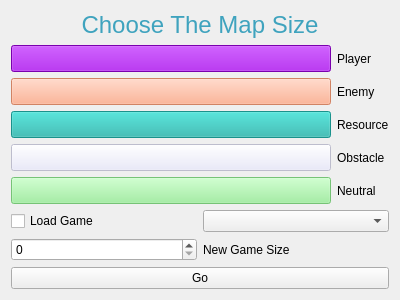
<?xml version="1.0" encoding="UTF-8"?>
<ui version="4.0">
 <class>Size</class>
 <widget class="QDialog" name="Size">
  <property name="geometry">
   <rect>
    <x>0</x>
    <y>0</y>
    <width>400</width>
    <height>300</height>
   </rect>
  </property>
  <property name="windowTitle">
   <string>Dialog</string>
  </property>
  <layout class="QVBoxLayout" name="verticalLayout_5">
   <item>
    <widget class="QLabel" name="label">
     <property name="text">
      <string>&lt;html&gt;&lt;head/&gt;&lt;body&gt;&lt;p align=&quot;center&quot;&gt;&lt;span style=&quot; font-size:18pt; color:#3fa3be;&quot;&gt;Choose The Map Size&lt;/span&gt;&lt;/p&gt;&lt;/body&gt;&lt;/html&gt;</string>
     </property>
    </widget>
   </item>
   <item>
    <layout class="QVBoxLayout" name="verticalLayout_4">
     <item>
      <layout class="QVBoxLayout" name="verticalLayout_3">
       <item>
        <layout class="QHBoxLayout" name="horizontalLayout">
         <item>
          <layout class="QVBoxLayout" name="verticalLayout">
           <item>
            <widget class="QPushButton" name="pushButton_6">
             <property name="enabled">
              <bool>false</bool>
             </property>
             <property name="sizePolicy">
              <sizepolicy hsizetype="Expanding" vsizetype="Expanding">
               <horstretch>0</horstretch>
               <verstretch>0</verstretch>
              </sizepolicy>
             </property>
             <property name="styleSheet">
              <string notr="true">background-color: DarkViolet ;</string>
             </property>
             <property name="text">
              <string/>
             </property>
            </widget>
           </item>
           <item>
            <widget class="QPushButton" name="pushButton_3">
             <property name="enabled">
              <bool>false</bool>
             </property>
             <property name="sizePolicy">
              <sizepolicy hsizetype="Expanding" vsizetype="Expanding">
               <horstretch>0</horstretch>
               <verstretch>0</verstretch>
              </sizepolicy>
             </property>
             <property name="styleSheet">
              <string notr="true">background-color: LightSalmon;</string>
             </property>
             <property name="text">
              <string/>
             </property>
            </widget>
           </item>
           <item>
            <widget class="QPushButton" name="pushButton_4">
             <property name="enabled">
              <bool>false</bool>
             </property>
             <property name="sizePolicy">
              <sizepolicy hsizetype="Expanding" vsizetype="Expanding">
               <horstretch>0</horstretch>
               <verstretch>0</verstretch>
              </sizepolicy>
             </property>
             <property name="styleSheet">
              <string notr="true">background-color: LightSeaGreen;</string>
             </property>
             <property name="text">
              <string/>
             </property>
            </widget>
           </item>
           <item>
            <widget class="QPushButton" name="pushButton_5">
             <property name="enabled">
              <bool>false</bool>
             </property>
             <property name="sizePolicy">
              <sizepolicy hsizetype="Expanding" vsizetype="Expanding">
               <horstretch>0</horstretch>
               <verstretch>0</verstretch>
              </sizepolicy>
             </property>
             <property name="styleSheet">
              <string notr="true">background-color: Lavender;</string>
             </property>
             <property name="text">
              <string/>
             </property>
            </widget>
           </item>
           <item>
            <widget class="QPushButton" name="pushButton_2">
             <property name="enabled">
              <bool>false</bool>
             </property>
             <property name="sizePolicy">
              <sizepolicy hsizetype="Expanding" vsizetype="Expanding">
               <horstretch>0</horstretch>
               <verstretch>0</verstretch>
              </sizepolicy>
             </property>
             <property name="styleSheet">
              <string notr="true">background-color: LightGreen;</string>
             </property>
             <property name="text">
              <string/>
             </property>
            </widget>
           </item>
          </layout>
         </item>
         <item>
          <layout class="QVBoxLayout" name="verticalLayout_2">
           <item>
            <widget class="QLabel" name="label_3">
             <property name="text">
              <string>Player</string>
             </property>
            </widget>
           </item>
           <item>
            <widget class="QLabel" name="label_4">
             <property name="text">
              <string>Enemy</string>
             </property>
            </widget>
           </item>
           <item>
            <widget class="QLabel" name="label_5">
             <property name="text">
              <string>Resource</string>
             </property>
            </widget>
           </item>
           <item>
            <widget class="QLabel" name="label_2">
             <property name="text">
              <string>Obstacle</string>
             </property>
            </widget>
           </item>
           <item>
            <widget class="QLabel" name="label_6">
             <property name="text">
              <string>Neutral</string>
             </property>
            </widget>
           </item>
          </layout>
         </item>
        </layout>
       </item>
       <item>
        <layout class="QHBoxLayout" name="horizontalLayout_2">
         <item>
          <widget class="QCheckBox" name="checkBox">
           <property name="text">
            <string>Load Game</string>
           </property>
          </widget>
         </item>
         <item>
          <widget class="QComboBox" name="comboBox"/>
         </item>
        </layout>
       </item>
      </layout>
     </item>
     <item>
      <layout class="QHBoxLayout" name="horizontalLayout_3">
       <item>
        <widget class="QSpinBox" name="spinBox"/>
       </item>
       <item>
        <widget class="QLabel" name="label_7">
         <property name="text">
          <string>New Game Size</string>
         </property>
        </widget>
       </item>
      </layout>
     </item>
     <item>
      <widget class="QPushButton" name="pushButton">
       <property name="text">
        <string>Go</string>
       </property>
      </widget>
     </item>
    </layout>
   </item>
  </layout>
 </widget>
 <resources/>
 <connections/>
</ui>
